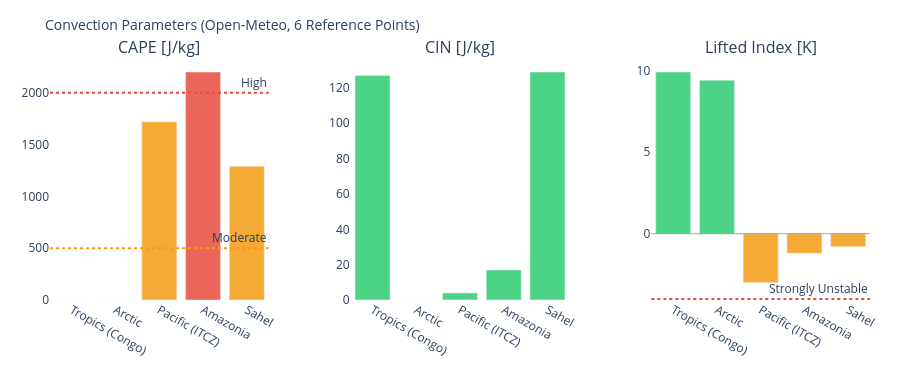

The notebook cell saved with this chart:
### Markdown cell above
---
## 3. Visualizations

### Code cell
# ============================================================
# CAPE / CIN / LIFTED INDEX – Convection potential
# ============================================================

if not df_atm.empty:
    fig = make_subplots(
        rows=1, cols=3,
        subplot_titles=['CAPE [J/kg]', 'CIN [J/kg]', 'Lifted Index [K]'],
        horizontal_spacing=0.1
    )
    pts = df_atm['point'].tolist()
    pt_colors = ['#E85D24','#185FA5','#888780','#378ADD','#639922','#F2A623']

    # CAPE – höher = mehr Gewitterpotential
    cape_vals = df_atm['cape'].fillna(0).tolist()
    cape_colors = ['#e74c3c' if v > 2000 else '#f39c12' if v > 500 else '#2ecc71'
                   for v in cape_vals]
    fig.add_trace(go.Bar(x=pts, y=cape_vals, marker_color=cape_colors,
                         opacity=0.85, showlegend=False), row=1, col=1)
    fig.add_hline(y=2000, line_dash='dot', line_color='#e74c3c',
                  annotation_text='High', row=1, col=1)
    fig.add_hline(y=500,  line_dash='dot', line_color='#f39c12',
                  annotation_text='Moderate', row=1, col=1)

    # CIN – negativer = stärker gedeckelt (weniger Auslöse)
    cin_vals = df_atm['cin'].fillna(0).tolist()
    cin_colors = ['#e74c3c' if v < -200 else '#f39c12' if v < -50 else '#2ecc71'
                  for v in cin_vals]
    fig.add_trace(go.Bar(x=pts, y=cin_vals, marker_color=cin_colors,
                         opacity=0.85, showlegend=False), row=1, col=2)

    # Lifted Index – negativ = instabil
    li_vals = df_atm['li'].fillna(0).tolist()
    li_colors = ['#e74c3c' if v < -4 else '#f39c12' if v < 0 else '#2ecc71'
                 for v in li_vals]
    fig.add_trace(go.Bar(x=pts, y=li_vals, marker_color=li_colors,
                         opacity=0.85, showlegend=False), row=1, col=3)
    fig.add_hline(y=0, line_color='gray', line_width=0.7, row=1, col=3)
    fig.add_hline(y=-4, line_dash='dot', line_color='#e74c3c',
                  annotation_text='Strongly Unstable', row=1, col=3)

    fig.update_layout(
        title=dict(text='Convection Parameters (Open-Meteo, 6 Reference Points)', font=dict(size=14)),
        height=380, plot_bgcolor='rgba(0,0,0,0)', paper_bgcolor='rgba(0,0,0,0)',
        margin=dict(l=50, r=30, t=60, b=80)
    )
    fig.update_xaxes(tickangle=30)
    fig.show()

### Figure 1 — Plotly figure (JSON) as saved in the notebook; plotly's stock layout.template omitted (floating-point values rounded to 4 significant figures)
{"data": [{"marker": {"color": ["#2ecc71", "#2ecc71", "#f39c12", "#e74c3c", "#f39c12"]}, "opacity": 0.85, "showlegend": false, "type": "bar", "x": ["Tropics (Congo)", "Arctic", "Pacific (ITCZ)", "Amazonia", "Sahel"], "xaxis": "x", "y": [0.0, 0.0, 1720.0, 2200.0, 1290.0], "yaxis": "y"}, {"marker": {"color": ["#2ecc71", "#2ecc71", "#2ecc71", "#2ecc71", "#2ecc71"]}, "opacity": 0.85, "showlegend": false, "type": "bar", "x": ["Tropics (Congo)", "Arctic", "Pacific (ITCZ)", "Amazonia", "Sahel"], "xaxis": "x2", "y": [127.0, 0.0, 4.0, 17.0, 129.0], "yaxis": "y2"}, {"marker": {"color": ["#2ecc71", "#2ecc71", "#f39c12", "#f39c12", "#f39c12"]}, "opacity": 0.85, "showlegend": false, "type": "bar", "x": ["Tropics (Congo)", "Arctic", "Pacific (ITCZ)", "Amazonia", "Sahel"], "xaxis": "x3", "y": [9.9, 9.4, -3.0, -1.2, -0.8], "yaxis": "y3"}], "layout": {"annotations": [{"font": {"size": 16}, "showarrow": false, "text": "CAPE [J/kg]", "x": 0.1333, "xanchor": "center", "xref": "paper", "y": 1.0, "yanchor": "bottom", "yref": "paper"}, {"font": {"size": 16}, "showarrow": false, "text": "CIN [J/kg]", "x": 0.5, "xanchor": "center", "xref": "paper", "y": 1.0, "yanchor": "bottom", "yref": "paper"}, {"font": {"size": 16}, "showarrow": false, "text": "Lifted Index [K]", "x": 0.8667, "xanchor": "center", "xref": "paper", "y": 1.0, "yanchor": "bottom", "yref": "paper"}, {"showarrow": false, "text": "High", "x": 1, "xanchor": "right", "xref": "x domain", "y": 2000, "yanchor": "bottom", "yref": "y"}, {"showarrow": false, "text": "Moderate", "x": 1, "xanchor": "right", "xref": "x domain", "y": 500, "yanchor": "bottom", "yref": "y"}, {"showarrow": false, "text": "Strongly Unstable", "x": 1, "xanchor": "right", "xref": "x3 domain", "y": -4, "yanchor": "bottom", "yref": "y3"}], "height": 380, "margin": {"b": 80, "l": 50, "r": 30, "t": 60}, "paper_bgcolor": "rgba(0,0,0,0)", "plot_bgcolor": "rgba(0,0,0,0)", "shapes": [{"line": {"color": "#e74c3c", "dash": "dot"}, "type": "line", "x0": 0, "x1": 1, "xref": "x domain", "y0": 2000, "y1": 2000, "yref": "y"}, {"line": {"color": "#f39c12", "dash": "dot"}, "type": "line", "x0": 0, "x1": 1, "xref": "x domain", "y0": 500, "y1": 500, "yref": "y"}, {"line": {"color": "gray", "width": 0.7}, "type": "line", "x0": 0, "x1": 1, "xref": "x3 domain", "y0": 0, "y1": 0, "yref": "y3"}, {"line": {"color": "#e74c3c", "dash": "dot"}, "type": "line", "x0": 0, "x1": 1, "xref": "x3 domain", "y0": -4, "y1": -4, "yref": "y3"}], "title": {"font": {"size": 14}, "text": "Convection Parameters (Open-Meteo, 6 Reference Points)"}, "xaxis": {"anchor": "y", "domain": [0.0, 0.2667], "tickangle": 30}, "xaxis2": {"anchor": "y2", "domain": [0.3667, 0.6333], "tickangle": 30}, "xaxis3": {"anchor": "y3", "domain": [0.7333, 1.0], "tickangle": 30}, "yaxis": {"anchor": "x", "domain": [0.0, 1.0]}, "yaxis2": {"anchor": "x2", "domain": [0.0, 1.0]}, "yaxis3": {"anchor": "x3", "domain": [0.0, 1.0]}}}
